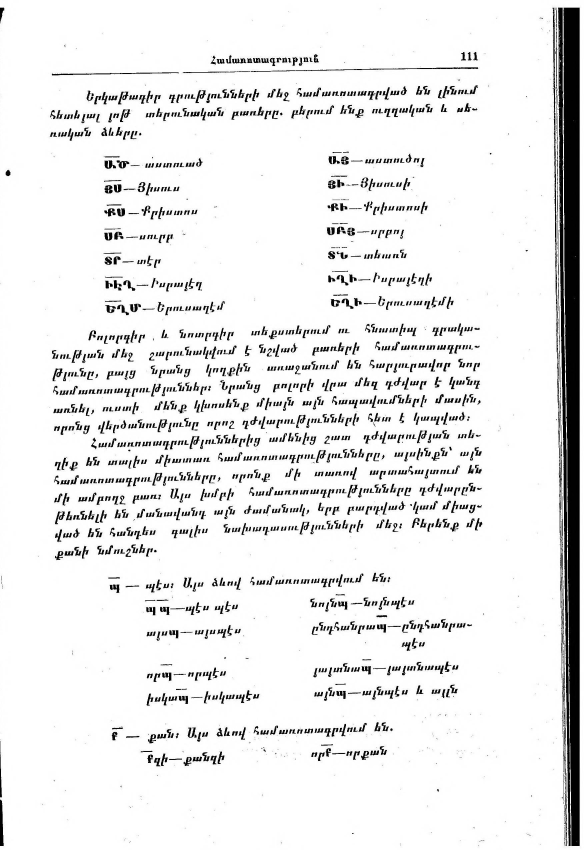
#> input picture sources/abrahamyan-1959/page-111.jpg, 1751 x 2550 px (shown at 1/3 size)
$ python -i prep.py   (imports and definitions only)
#> lines starting #> are read from the running program, lines starting #| are printed output that depends on the picture; after the words box and inside, x2 and y2 are one past the last pixel; in counts of white or black regions, pixels touching at a corner belong together
#> further down, picture is the input picture: PIL image 1751x2550 L; min 0, max 255, mean 234.1
"""Page preparation: crop, straighten, binarize.

Everything works on a grey page as a numpy array
(0 black, 255 white).
"""

from dataclasses import dataclass

import numpy as np
from PIL import Image


@dataclass
class Prep:
    top: float = 0.0  # share of the height cut at the top
    bottom: float = 0.0
    left: float = 0.0
    right: float = 0.0
    deskew: bool = False
    binarize: bool = False
    window: int = 31  # Sauvola window, in pixels
    k: float = 0.2
    scale: float = 1.0
    trim: bool = False  # cut off the binding and what lies
    # beyond it (see trim_edges)


def dark_runs(share):
    """(start, end) of the runs of True in a list."""
    runs, start = [], None
    for i, flag in enumerate(share):
        if flag and start is None:
            start = i
        if not flag and start is not None:
            runs.append((start, i))
            start = None
    if start is not None:
        runs.append((start, len(share)))
    return runs


def trim_edges(img, dark=110, line=0.5, zone=0.4):
    """Cut a page scanned in a spread at its binding.

    A book pressed open shows a long black line (the edge
    of the page or the binding), and beyond it a strip of
    the facing page, whose text would be read as part of
    this page. A column that is dark for `line` of the
    height, in the outer `zone` of the page, is such a line:
    the page is cut at the innermost one on each side. The
    same for the rows at the top and bottom. A page with
    no such line is returned as it is.
    """
#> called with dark = 110, line = 0.5, zone = 0.4
    arr = np.asarray(img.convert("L")) < dark
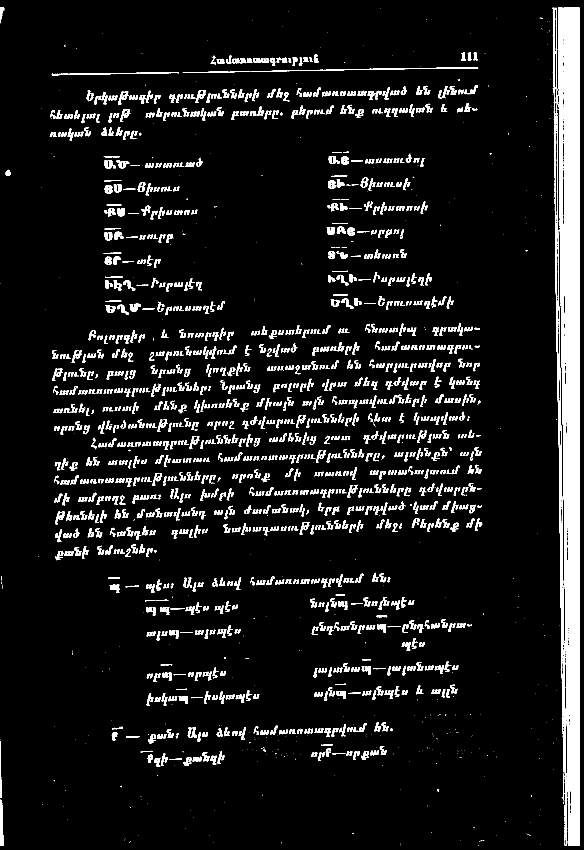
#> arr: shape (2550, 1751) bool (shown at 1/3 size); 7.7% white; 1962 white regions (545 under 20 px), largest, box (x1, y1, x2, y2) and area: (1674, 23, 1739, 2538) 120143, (1658, 23, 1702, 2538) 11504, (752, 202, 1435, 216) 1783
    h, w = arr.shape
#> h = 2550; w = 1751
    cols = arr.mean(axis=0) > line
    left, right = 0, w
#> left = 0; right = 1751
    for a, b in dark_runs(cols):
        if b <= w * zone:
            left = max(left, b)
        if a >= w * (1 - zone):
            right = min(right, a)
#> this loop made 2 passes
#> (a, b, right) on passes 1 to 2: (1683, 1688, 1683), (1692, 1739, 1683)
    rows = arr.mean(axis=1) > line
    top, bottom = 0, h
#> top = 0; bottom = 2550
    for a, b in dark_runs(rows):
        if b <= h * 0.15:
            top = max(top, b)
        if a >= h * 0.85:
            bottom = min(bottom, a)
#> this loop made 0 passes
    if right - left < w * 0.3 or bottom - top < h * 0.3:
        return img
    if (left, top, right, bottom) == (0, 0, w, h):
        return img
    return img.crop((left, top, right, bottom))
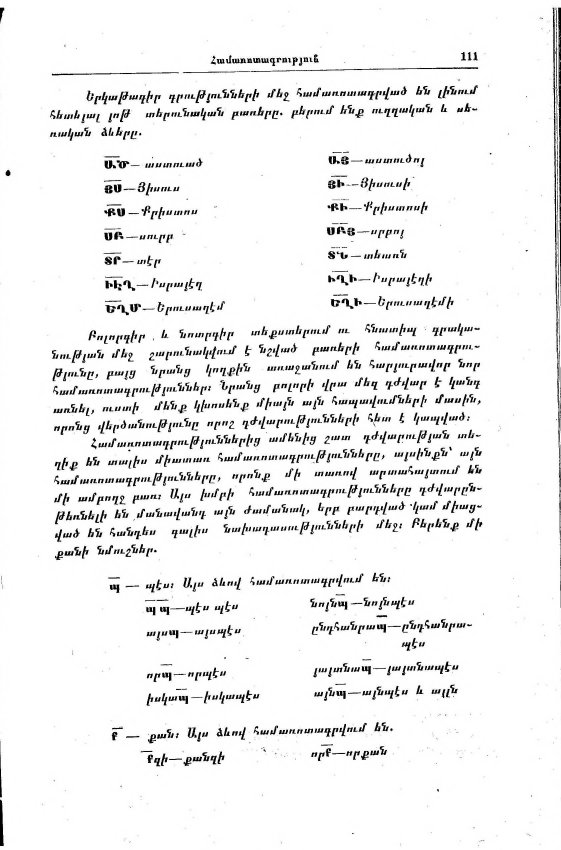
#> returned value: PIL image 1683x2550 L (shown at 1/3 size); min 0, max 255, mean 240.4


# [83 lines left out: functions crop, skew_angle, sauvola, prepare, not called in this run]

>>> from PIL import Image
>>> picture = Image.open('../../sources/abrahamyan-1959/page-111.jpg')
>>> result = trim_edges(picture)

$ run again, on sources/abrahamyan-1959/page-112.jpg
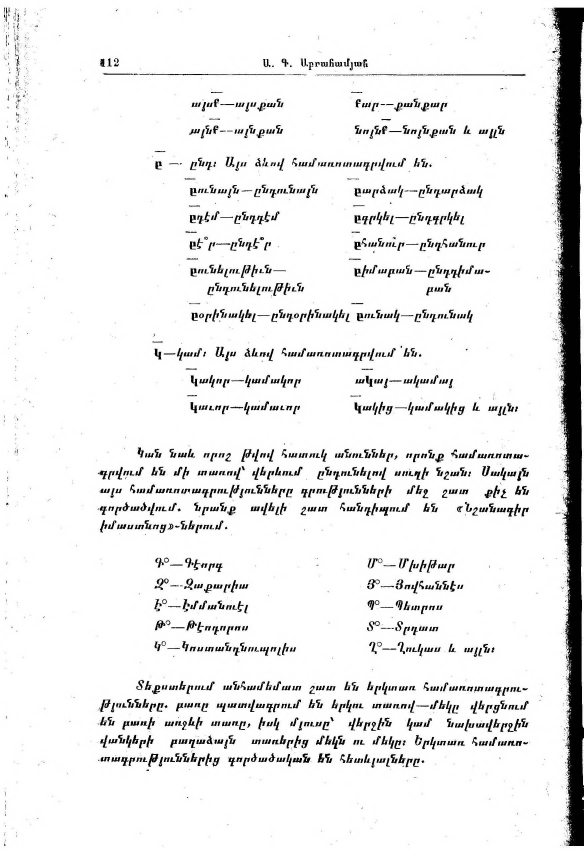
#> input picture sources/abrahamyan-1959/page-112.jpg, 1750 x 2550 px (shown at 1/3 size)
#> picture is the input picture: PIL image 1750x2550 L; min 0, max 255, mean 235.3
#> in trim_edges, `arr = np.asarray(img.convert("L")) < dark`:
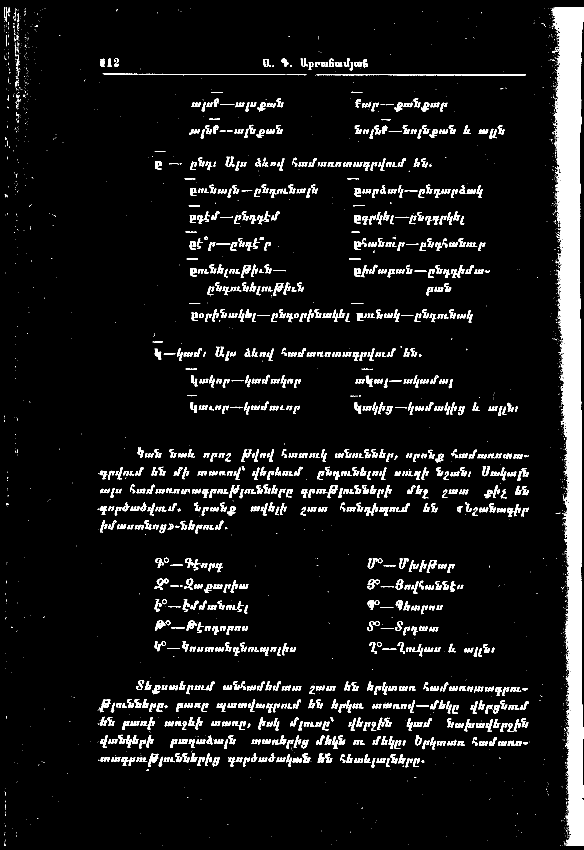
#> arr: shape (2550, 1750) bool (shown at 1/3 size); 7.3% white; 2714 white regions (1683 under 20 px), largest, box (x1, y1, x2, y2) and area: (1654, 23, 1750, 2538) 131367, (949, 222, 1577, 228) 1514, (418, 221, 694, 227) 631
#> the loop in trim_edges, `for a, b in dark_runs(cols):` made 1 pass
#> (a, b, right) on pass 1: (1693, 1744, 1693)
#> the loop in trim_edges, `for a, b in dark_runs(rows):` made 1 pass
#> (a, b, top) on pass 1: (223, 225, 225)
#> in trim_edges, `return img.crop((left, top, right, bottom))`:
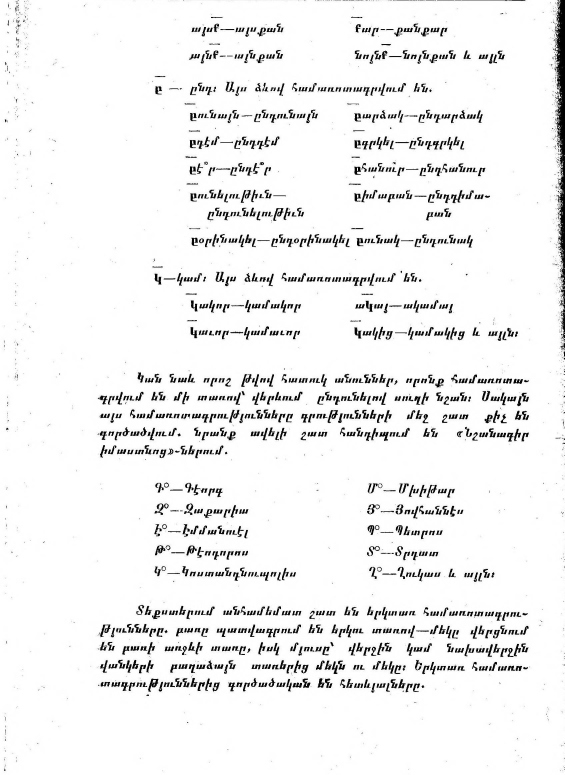
#> returned value: PIL image 1693x2325 L (shown at 1/3 size); min 0, max 255, mean 240.9

$ run again, on sources/abrahamyan-1959/page-113.jpg
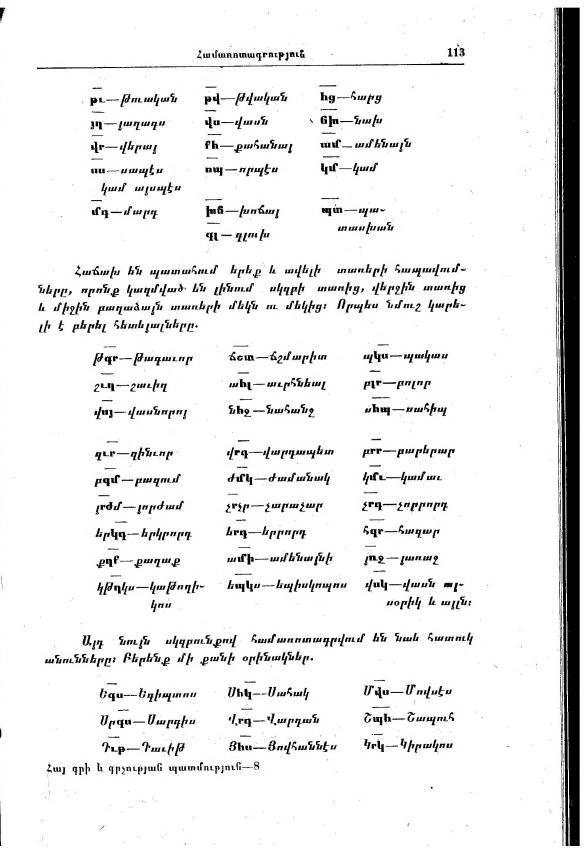
#> input picture sources/abrahamyan-1959/page-113.jpg, 1751 x 2550 px (shown at 1/3 size)
#> picture is the input picture: PIL image 1751x2550 L; min 0, max 255, mean 235.7
#> in trim_edges, `arr = np.asarray(img.convert("L")) < dark`:
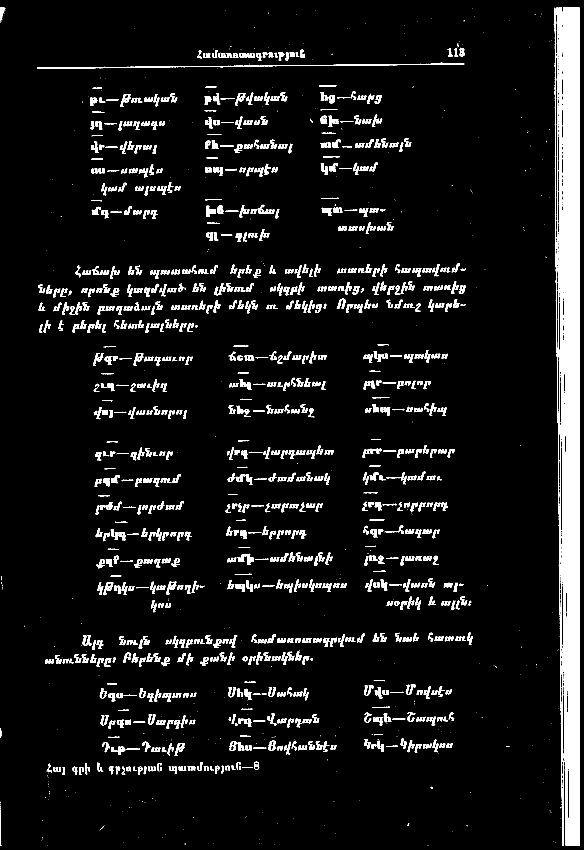
#> arr: shape (2550, 1751) bool (shown at 1/3 size); 7.2% white; 1347 white regions (406 under 20 px), largest, box (x1, y1, x2, y2) and area: (1689, 23, 1739, 2538) 106479, (1668, 23, 1706, 2538) 27385, (1662, 23, 1689, 2538) 4153
#> the loop in trim_edges, `for a, b in dark_runs(cols):` made 2 passes
#> (a, b, right) on passes 1 to 2: (1681, 1687, 1681), (1689, 1739, 1681)
#> in trim_edges, `return img.crop((left, top, right, bottom))`:
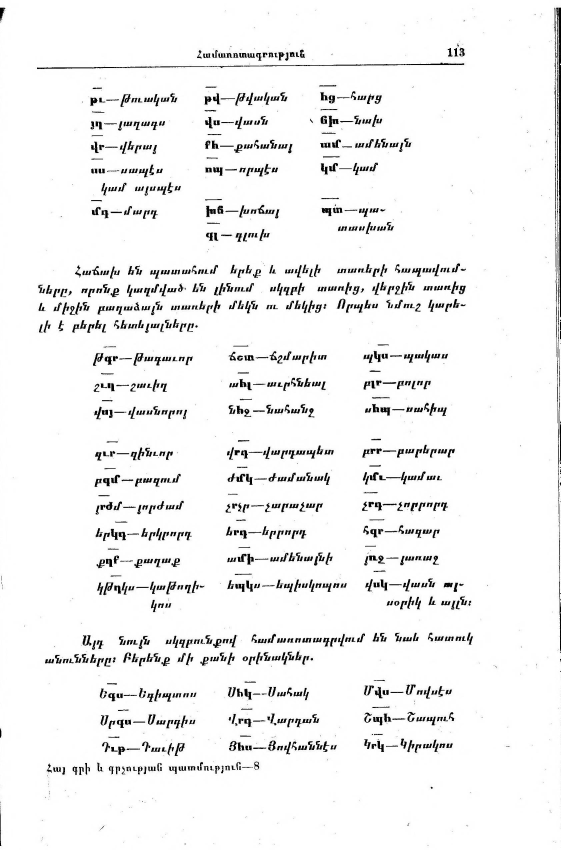
#> returned value: PIL image 1681x2550 L (shown at 1/3 size); min 0, max 255, mean 242.5

$ run again, on sources/abrahamyan-1959/page-114.jpg
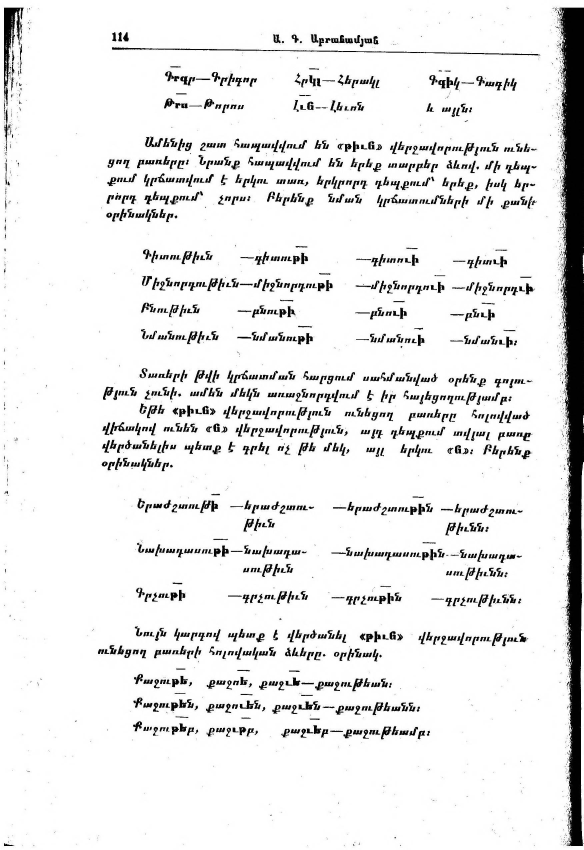
#> input picture sources/abrahamyan-1959/page-114.jpg, 1750 x 2550 px (shown at 1/3 size)
#> picture is the input picture: PIL image 1750x2550 L; min 0, max 255, mean 233.3
#> in trim_edges, `arr = np.asarray(img.convert("L")) < dark`:
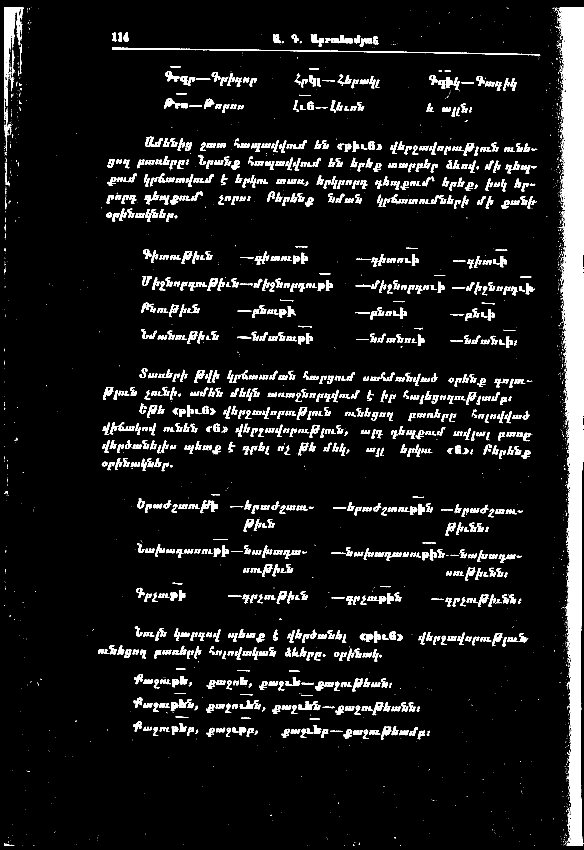
#> arr: shape (2550, 1750) bool (shown at 1/3 size); 8% white; 2743 white regions (1664 under 20 px), largest, box (x1, y1, x2, y2) and area: (1674, 23, 1750, 2538) 116472, (12, 23, 71, 318) 6040, (336, 142, 1621, 166) 3937
#> the loop in trim_edges, `for a, b in dark_runs(cols):` made 1 pass
#> (a, b, right) on pass 1: (1701, 1749, 1701)
#> in trim_edges, `return img.crop((left, top, right, bottom))`:
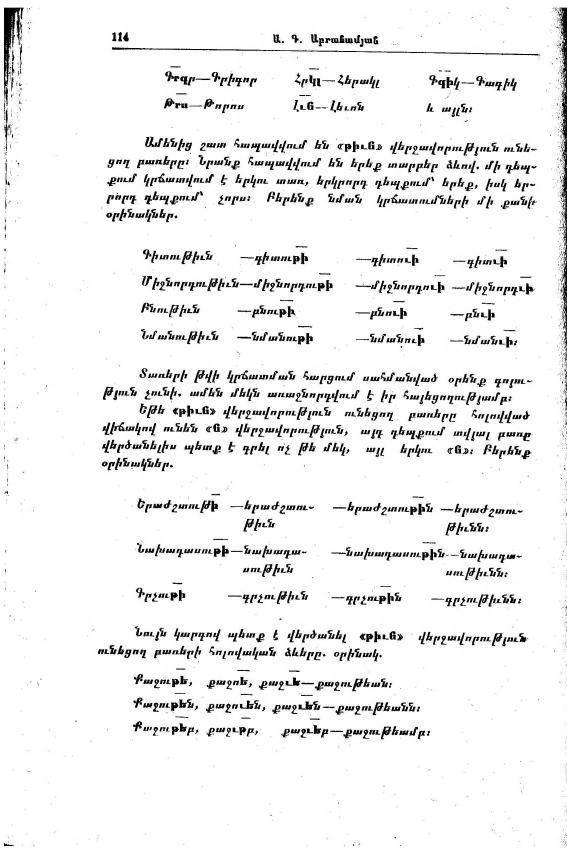
#> returned value: PIL image 1701x2550 L (shown at 1/3 size); min 0, max 255, mean 239
